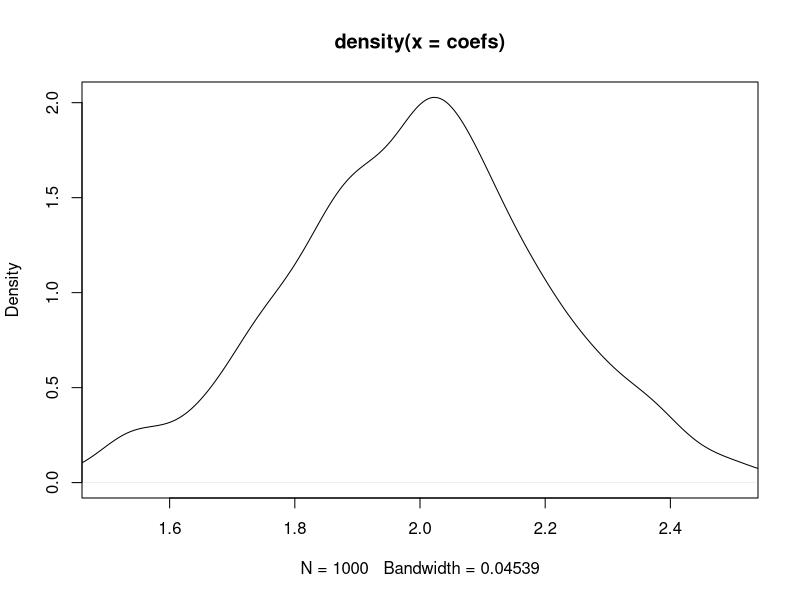
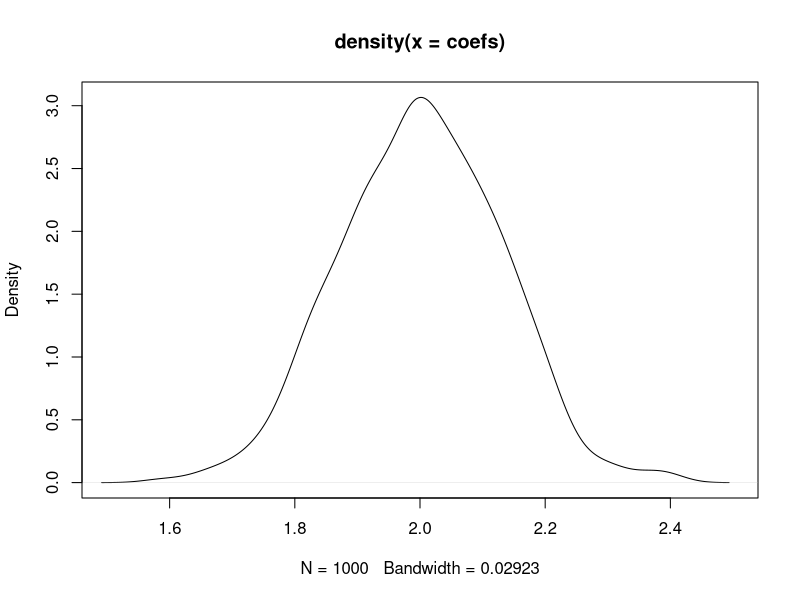
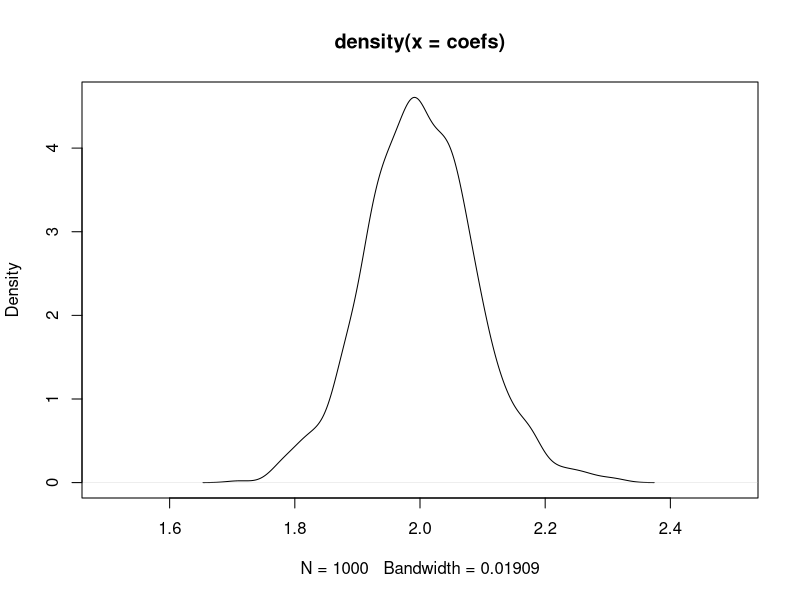
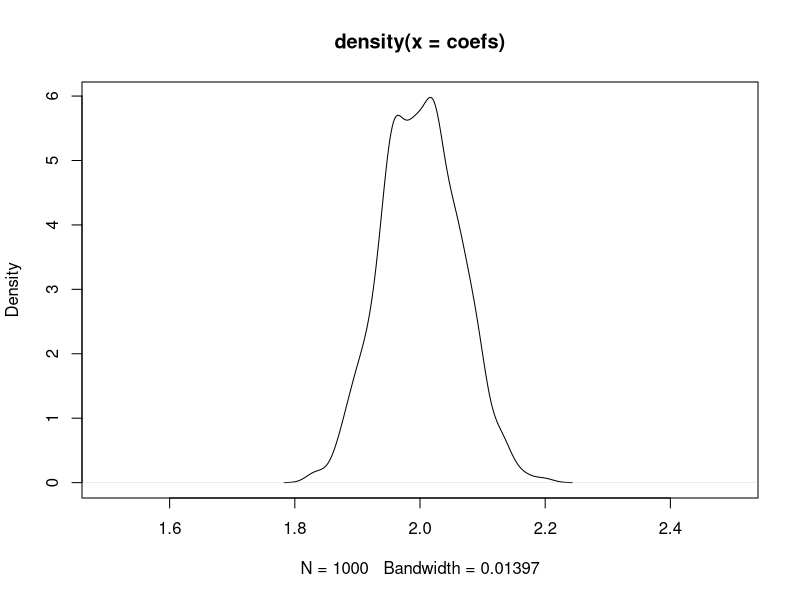
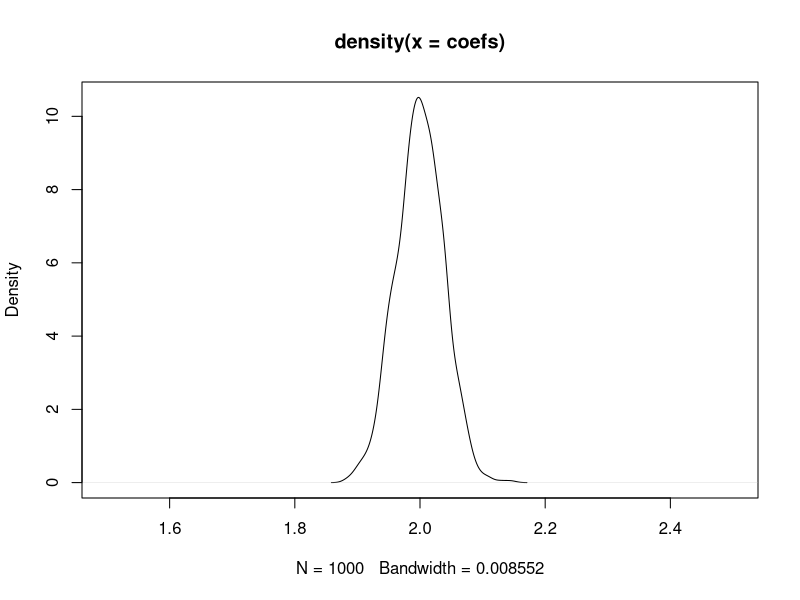
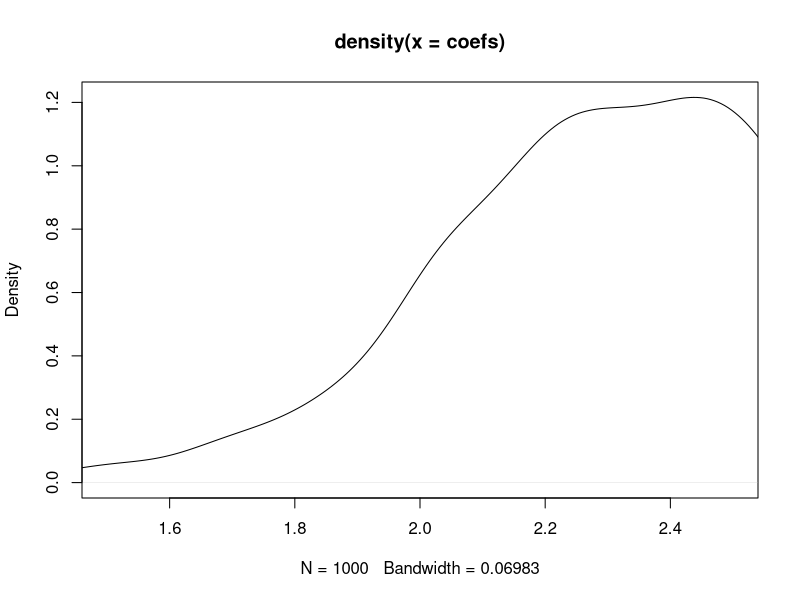
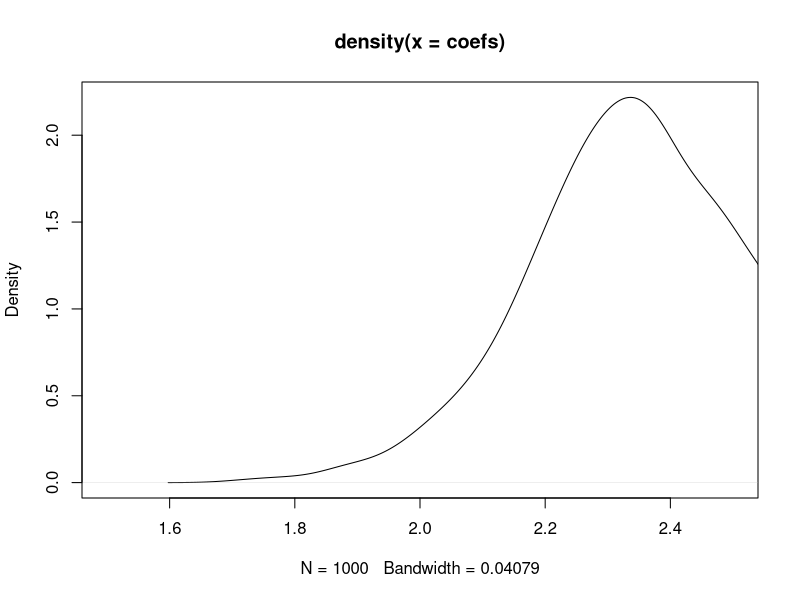
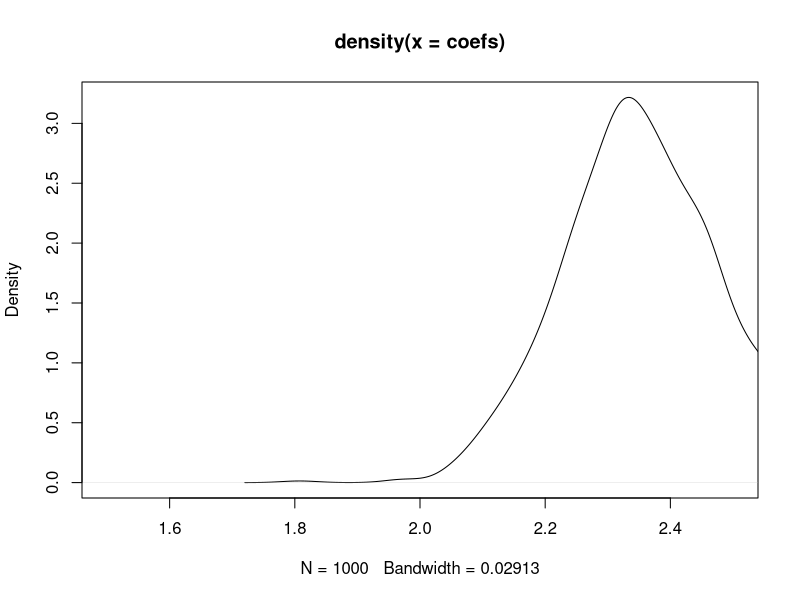

These figures' R source, in order:
##############################################

## Purpose:  Demonstrate endogeneity & time 
##           series using Monte Carlo
##############################################

rm(list=ls(all=TRUE))
simn  <- 1000 #repetitions

##############################################
## OLS without endogeneity
##############################################

## Define the data generating process
b0    <- 3
b1    <- 2
sig   <- 1.2
xmean <- 4
xsd   <- 2

## Simulate
for (ns in 1:5) {
  if (ns == 1) {n <- 10}
  if (ns == 2) {n <- 25}
  if (ns == 3) {n <- 50}
  if (ns == 4) {n <- 100}
  if (ns == 5) {n <- 250}
  coefs           <- rep(0,simn)
  for (isim in 1:simn) {
    # create random data
    x             <- rnorm(n,mean=xmean,sd=xsd)
    e             <- rnorm(n,mean=0,sd=sig)
    y             <- b0 + b1*x + e
    
    # estimate the ols coefficients
    bhat          <- coef(lm(y~x))
    coefs[isim]   <- bhat[2]
  }
  plot(density(coefs),xlim=c(1.5,2.5))
  if(ns!=5)invisible(readline(prompt="Press [enter] to continue"))
}

##############################################
## OLS with an omitted variable (CORRELATED with x)
##############################################

## Define the data generating process
b0    <- 3
b1    <- 2
b2    <- 1
sig   <- 1.2
xmean <- 4
xsd   <- 2
zmean <- 3
zsd   <- 1.5
xzsd  <- 1.25

## Simulate
for (ns in 1:5) {
  if (ns == 1) {n <- 10}
  if (ns == 2) {n <- 25}
  if (ns == 3) {n <- 50}
  if (ns == 4) {n <- 100}
  if (ns == 5) {n <- 250}
  coefs           <- rep(0,simn)
  for (isim in 1:simn) {
    # create random data
    w             <- rnorm(n,mean=0,sd=xzsd) #covariance between x and z
    x             <-  w + rnorm(n,mean=xmean,sd=sqrt(xsd*xsd-xzsd))
    z             <-  w + rnorm(n,mean=zmean,sd=sqrt(zsd*zsd-xzsd))
    e             <- rnorm(n,mean=0,sd=sig)
    y             <- b0 + b1*x + b2*z + e
    
    # estimate the ols coefficients WITHOUT INCLUDING z
    bhat          <- coef(lm(y~x)) # doesn't include z
    coefs[isim]   <- bhat[2]
  }
  plot(density(coefs),xlim=c(1.5,2.5))
  if(ns!=5)invisible(readline(prompt="Press [enter] to continue"))
}

##############################################
## OLS with reverse regression
##############################################

## Define the data generating process
b0    <- 3
b1    <- 2
sig   <- 1.2
xmean <- 4
xsd   <- 2

## Simulate
for (ns in 1:5) {
  if (ns == 1) {n <- 10}
  if (ns == 2) {n <- 25}
  if (ns == 3) {n <- 50}
  if (ns == 4) {n <- 100}
  if (ns == 5) {n <- 250}
  coefs           <- rep(0,simn)
  for (isim in 1:simn) {
    # create random data
    x             <- rnorm(n,mean=xmean,sd=xsd)
    e             <- rnorm(n,mean=0,sd=sig)
    y             <- b0 + b1*x + e
    
    # estimate the ols coefficients BACKWARDS
    ahat          <- coef(lm(x~y))  #estimate the reverse regression
    bhat          <- c(-ahat[1],1)/ahat[2] #flip the model
    coefs[isim]   <- bhat[2]
  }
  plot(density(coefs),xlim=c(1.5,2.5))
  if(ns!=5)invisible(readline(prompt="Press [enter] to continue"))
}



##############################################
## Time series regression data generating process
##############################################

library(lmtest)
# coeftest <- function(x,vcov.=vcov) {
#   estim <- coef(x)
#   sterr <- diag(vcov.(x))
#   tstat <- estim/sqrt(sterr)
#   pval  <- dnorm(-abs(tstat))*2
#   return(cbind(estim,sterr,tstat,pval))
# }

## Define the data generating process
b0    <- 3
b1    <- 2
sig   <- 1.2
rho   <- 0.5
xmean <- 4
xsd   <- 2
rhox  <- 0.5

## Define sample size
bigT  <- 500

# create random data
x             <- rnorm(bigT+100,mean=0,sd=xsd*sqrt(1-rhox*rhox))
e             <- rnorm(bigT+100,mean=0,sd=sig*sqrt(1-rho*rho))
for (t in 2:(bigT+100)) {
  x[t]        <- rhox*x[t-1]  + x[t]
  e[t]        <- rho*e[t-1]   + e[t]
}
x             <- x[101:(bigT+100)]
e             <- e[101:(bigT+100)]
y             <- b0 + b1*x + e

# estimate the ols coefficients
summary(lm(y~x))
model1 <- lm(y~x)
summary(model1)
model2 <- lm((y-3-2*x)~x)
summary(model2)
ctest <- coeftest(model2)
ctest[2,4]

##############################################
## TS Regression working
##############################################

simn  <- 1000 #repetitions

library(sandwich)
library(lmtest)

## Define the data generating process
b0    <- 3
b1    <- 2
sig   <- 1.2
rho   <- 0.5
xmean <- 4
xsd   <- 2
rhox  <- 0.5

## Simulate
outp  <- matrix(0,nrow=5,ncol=5) 
for (ts in 1:5) {
  if (ts == 1) {bigT <- 10}
  if (ts == 2) {bigT <- 25}
  if (ts == 3) {bigT <- 50}
  if (ts == 4) {bigT <- 100}
  if (ts == 5) {bigT <- 250}
  coefs              <- rep(0,simn)
  rejections_vcov    <- 0
  rejections_newey   <- 0
  for (isim in 1:simn) {
    # create random data
    x                <- rnorm(bigT+100,mean=0,sd=xsd*sqrt(1-rhox*rhox))
    e                <- rnorm(bigT+100,mean=0,sd=sig*sqrt(1-rho*rho))
    for (t in 2:(bigT+100)) {
      x[t]           <- rhox*x[t-1]  + x[t]
      e[t]           <- rho*e[t-1]   + e[t]
    }
    x                <- x[101:(bigT+100)]
    e                <- e[101:(bigT+100)]
    y                <- b0 + b1*x + e
    
    # estimate the ols coefficients
    bhat             <- coef(lm(y~x))
    coefs[isim]      <- bhat[2]
    model            <- lm((y-3-2*x)~x)
    ctest            <- coeftest(model)
    if(ctest[2,4] < 0.05) rejections_vcov <- rejections_vcov   + 1
    ctest            <- coeftest(model,vcov=NeweyWest(model,lag=5))
    if(ctest[2,4] < 0.05) rejections_newey <- rejections_newey + 1
  }
  outp[ts,] <- c(bigT,mean(coefs),var(coefs),rejections_vcov/simn,rejections_newey/simn)
  plot(density(coefs),xlim=c(1.5,2.5))
  if(ts!=5)invisible(readline(prompt="Press [enter] to continue"))
} 
outp


##############################################
## Unit root example
##############################################

simn  <- 1000 #repetitions

## Simulate 
for (ts in 1:5) {
  if (ts == 1) {bigT <- 10}
  if (ts == 2) {bigT <- 25}
  if (ts == 3) {bigT <- 50}
  if (ts == 4) {bigT <- 100}
  if (ts == 5) {bigT <- 250}
  rsq              <- rep(0,simn)
  for (isim in 1:simn) {
    # create random data
    x                <- rnorm(bigT+100)
    y                <- rnorm(bigT+100)
    # x                <- cumsum(x)
    # y                <- cumsum(y)
    x                <- x[101:(bigT+100)]
    y                <- y[101:(bigT+100)]
    
    # estimate the R-squared
    rsq[isim]      <- summary(lm(y~x))$r.squared
    
    ## First differences
    # dx               <- diff(x)
    # dy               <- diff(y)
    # rsq[isim]      <- summary(lm(dy~dx))$r.squared
  }
  plot(density(rsq))
  if(ts!=5)invisible(readline(prompt="Press [enter] to continue"))
} 
outp
